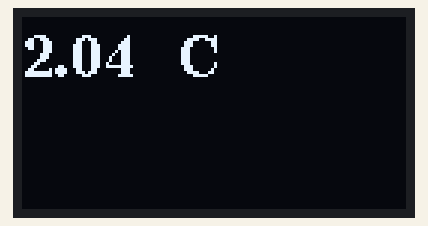
Recording of a sketch running on a simulated Arduino Uno, built with avr-gcc and run on an emulated ATmega328P. Shown: 128×64 one-colour display.

Above: at 0.1 s.

The sketch:

display-test.ino
```cpp
#include <U8g2lib.h>
U8G2_SH1106_128X64_NONAME_F_HW_I2C u8g2(U8G2_R0);

void setup(void) {
  u8g2.begin();
}


void loop(void) {
  u8g2.firstPage();
  do {
    //keep this the same as it pages through the data generating the screen
    u8g2.setFont(u8g2_font_ncenB14_tr);
    u8g2.drawStr(0,20,"2.04   C");
  } while ( u8g2.nextPage() );

  delay(1000);
}
```
